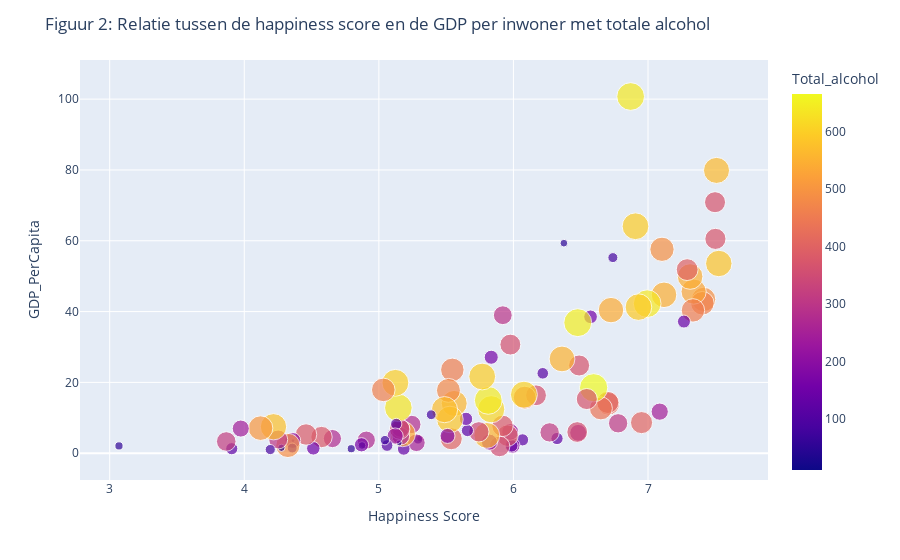

The notebook cell this image was saved under:
### Markdown cell above
Grafiek 1 toont een positieve relatie tussen de hoeveelheid alcohol die door inwoners wordt gedronken en de happiness score. Hierbij kan worden aangetoond dat alcohol een positieve invloed heeft op de gelukkkigheidsscore. Dit figuur ondersteunt het eerste perspectief dat alcohol een positieve invloed heeft op de gelukkigheid.

### Code cell
fig_df = collab_df[collab_df["GDP_PerCapita"] < 200]
fig = px.scatter(fig_df, y=fig_df["GDP_PerCapita"], 
    x=fig_df['Happiness Score'], 
    size = fig_df["Total_alcohol"],
    color = "Total_alcohol",
    hover_data=[fig_df.index])
fig.update_layout(xaxis=dict(title="Happiness Score"), yaxis=dict(title="GDP_PerCapita"), title="Figuur 2: Relatie tussen de happiness score en de GDP per inwoner met totale alcohol")
fig.show()

### Figure 1 — Plotly figure (JSON) as saved in the notebook; plotly's stock layout.template omitted (floating-point values rounded to 4 significant figures)
{"data": [{"customdata": [["Denmark"], ["Switzerland"], ["Iceland"], ["Norway"], ["Finland"], ["Canada"], ["Netherlands"], ["New Zealand"], ["Australia"], ["Sweden"], ["Israel"], ["Austria"], ["United States"], ["Costa Rica"], ["Germany"], ["Brazil"], ["Belgium"], ["Ireland"], ["Luxembourg"], ["Mexico"], ["Singapore"], ["United Kingdom"], ["Chile"], ["Panama"], ["Argentina"], ["Czech Republic"], ["United Arab Emirates"], ["Uruguay"], ["Malta"], ["Colombia"], ["France"], ["Thailand"], ["Qatar"], ["Spain"], ["Guatemala"], ["Suriname"], ["Bahrain"], ["Trinidad and Tobago"], ["Venezuela"], ["Slovakia"], ["El Salvador"], ["Nicaragua"], ["Uzbekistan"], ["Italy"], ["Ecuador"], ["Belize"], ["Japan"], ["Kazakhstan"], ["Moldova"], ["Poland"], ["South Korea"], ["Bolivia"], ["Lithuania"], ["Belarus"], ["Slovenia"], ["Peru"], ["Turkmenistan"], ["Mauritius"], ["Latvia"], ["Cyprus"], ["Paraguay"], ["Romania"], ["Estonia"], ["Jamaica"], ["Croatia"], ["Turkey"], ["Jordan"], ["Azerbaijan"], ["Philippines"], ["China"], ["Kyrgyzstan"], ["Serbia"], ["Bosnia and Herzegovina"], ["Montenegro"], ["Dominican Republic"], ["Morocco"], ["Hungary"], ["Lebanon"], ["Portugal"], ["Macedonia"], ["Vietnam"], ["Tunisia"], ["Greece"], ["Mongolia"], ["Nigeria"], ["Honduras"], ["Zambia"], ["Albania"], ["Namibia"], ["Cameroon"], ["South Africa"], ["Egypt"], ["Armenia"], ["Kenya"], ["Ukraine"], ["Ghana"], ["Georgia"], ["Bulgaria"], ["Zimbabwe"], ["Gabon"], ["Botswana"], ["Cambodia"], ["Angola"], ["Syria"]], "hovertemplate": "x=%{x}<br>y=%{y}<br>size=%{marker.size}<br>index=%{customdata[0]}<br>Total_alcohol=%{marker.color}<extra></extra>", "legendgroup": "", "marker": {"color": [583, 565, 372, 369, 493, 462, 529, 457, 545, 398, 141, 545, 491, 247, 638, 406, 591, 596, 640, 311, 83, 540, 426, 407, 439, 665, 156, 370, 369, 238, 648, 358, 50, 553, 124, 313, 112, 360, 436, 605, 123, 197, 134, 364, 239, 385, 295, 382, 353, 614, 165, 216, 643, 557, 597, 344, 122, 147, 559, 459, 404, 586, 477, 188, 571, 80, 28, 72, 258, 279, 134, 541, 257, 273, 349, 28, 634, 106, 600, 219, 114, 74, 463, 274, 49, 169, 55, 275, 380, 152, 382, 11, 211, 82, 488, 44, 301, 577, 86, 504, 243, 123, 319, 56], "coloraxis": "coloraxis", "size": [583, 565, 372, 369, 493, 462, 529, 457, 545, 398, 141, 545, 491, 247, 638, 406, 591, 596, 640, 311, 83, 540, 426, 407, 439, 665, 156, 370, 369, 238, 648, 358, 50, 553, 124, 313, 112, 360, 436, 605, 123, 197, 134, 364, 239, 385, 295, 382, 353, 614, 165, 216, 643, 557, 597, 344, 122, 147, 559, 459, 404, 586, 477, 188, 571, 80, 28, 72, 258, 279, 134, 541, 257, 273, 349, 28, 634, 106, 600, 219, 114, 74, 463, 274, 49, 169, 55, 275, 380, 152, 382, 11, 211, 82, 488, 44, 301, 577, 86, 504, 243, 123, 319, 56], "sizemode": "area", "sizeref": 1.663, "symbol": "circle"}, "mode": "markers", "name": "", "orientation": "v", "showlegend": false, "type": "scatter", "x": [7.526, 7.509, 7.501, 7.498, 7.413, 7.404, 7.339, 7.334, 7.313, 7.291, 7.267, 7.119, 7.104, 7.087, 6.994, 6.952, 6.929, 6.907, 6.871, 6.778, 6.739, 6.725, 6.705, 6.701, 6.65, 6.596, 6.573, 6.545, 6.488, 6.481, 6.478, 6.474, 6.375, 6.361, 6.324, 6.269, 6.218, 6.168, 6.084, 6.078, 6.068, 5.992, 5.987, 5.977, 5.976, 5.956, 5.921, 5.919, 5.897, 5.835, 5.835, 5.822, 5.813, 5.802, 5.768, 5.743, 5.658, 5.648, 5.56, 5.546, 5.538, 5.528, 5.517, 5.51, 5.488, 5.389, 5.303, 5.291, 5.279, 5.245, 5.185, 5.177, 5.163, 5.161, 5.155, 5.151, 5.145, 5.129, 5.123, 5.121, 5.061, 5.045, 5.033, 4.907, 4.875, 4.871, 4.795, 4.655, 4.574, 4.513, 4.459, 4.362, 4.36, 4.356, 4.324, 4.276, 4.252, 4.217, 4.193, 4.121, 3.974, 3.907, 3.866, 3.069], "xaxis": "x", "y": [53.58, 79.87, 60.53, 70.89, 43.43, 42.35, 45.64, 40.33, 49.9, 51.84, 37.18, 44.73, 57.59, 11.73, 42.23, 8.639, 41.26, 64.1, 100.7, 8.444, 55.24, 40.41, 13.96, 14.33, 12.65, 18.48, 38.52, 15.3, 24.77, 5.757, 36.87, 5.979, 59.32, 26.62, 4.141, 5.871, 22.56, 16.35, 15.69, 16.53, 3.769, 2.144, 2.106, 30.67, 6.019, 4.96, 38.97, 7.715, 1.913, 12.41, 27.11, 3.117, 14.91, 5.023, 21.65, 6.031, 6.389, 9.682, 14.07, 23.54, 4.078, 9.532, 17.74, 4.879, 12.3, 10.86, 4.088, 3.881, 2.951, 8.117, 1.22, 5.426, 4.809, 7.029, 6.794, 2.893, 12.82, 8.257, 19.87, 4.834, 2.171, 3.689, 17.88, 3.694, 2.176, 2.375, 1.263, 4.132, 4.561, 1.375, 5.28, 3.548, 3.606, 1.463, 2.186, 1.517, 3.866, 7.469, 1.029, 7.079, 6.954, 1.27, 3.309, 2.058], "yaxis": "y"}], "layout": {"coloraxis": {"colorbar": {"title": {"text": "Total_alcohol"}}, "colorscale": [[0, "#0d0887"], [0.1111, "#46039f"], [0.2222, "#7201a8"], [0.3333, "#9c179e"], [0.4444, "#bd3786"], [0.5556, "#d8576b"], [0.6667, "#ed7953"], [0.7778, "#fb9f3a"], [0.8889, "#fdca26"], [1, "#f0f921"]]}, "legend": {"itemsizing": "constant", "tracegroupgap": 0}, "margin": {"t": 60}, "title": {"text": "Figuur 2: Relatie tussen de happiness score en de GDP per inwoner met totale alcohol"}, "xaxis": {"anchor": "y", "domain": [0, 1], "title": {"text": "Happiness Score"}}, "yaxis": {"anchor": "x", "domain": [0, 1], "title": {"text": "GDP_PerCapita"}}}}
